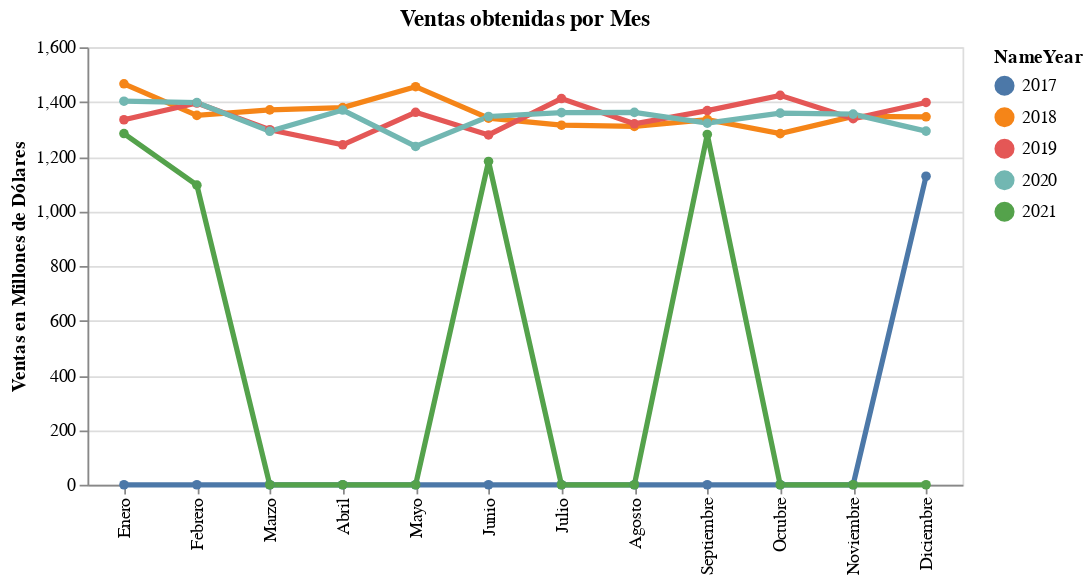

Notebook code cell kept with this figure:
### Code cell
alt.Chart(table_temp_02).mark_line(point = True, size=3).encode(
    x = alt.X("Month:O", title="", sort=['Enero','Febrero','Marzo','Abril','Mayo','Junio','Julio','Agosto','Septiembre','Octubre','Noviembre','Diciembre']),
    y=alt.Y("Sales:Q", title='Ventas en Millones de Dólares'),
    tooltip=[alt.Tooltip('Sales')],
    color=alt.Color("NameYear:N")
).transform_window(
    rank="rank()",
    groupby=["Month"]
).properties(
    title="Ventas obtenidas por Mes",
    width=500,
    height=250,
)

### Figure 1 — Vega-Lite specification as saved in the notebook (floating-point values rounded to 4 significant figures)
{"config": {"view": {"continuousWidth": 400, "continuousHeight": 300}}, "data": {"name": "data-0144f163eb82caae046ee7ed672ec9ba"}, "mark": {"type": "line", "point": true, "size": 3}, "encoding": {"color": {"field": "NameYear", "type": "nominal"}, "tooltip": [{"field": "Sales", "type": "quantitative"}], "x": {"field": "Month", "sort": ["Enero", "Febrero", "Marzo", "Abril", "Mayo", "Junio", "Julio", "Agosto", "Septiembre", "Octubre", "Noviembre", "Diciembre"], "title": "", "type": "ordinal"}, "y": {"field": "Sales", "title": "Ventas en Millones de Dólares", "type": "quantitative"}}, "height": 250, "title": "Ventas obtenidas por Mes", "transform": [{"window": [{"op": "rank", "field": "", "as": "rank"}], "groupby": ["Month"]}], "width": 500, "$schema": "https://vega.github.io/schema/vega-lite/v4.17.0.json", "datasets": {"data-0144f163eb82caae046ee7ed672ec9ba": [{"Month": "Enero", "NameYear": 2017, "Sales": 0.0}, {"Month": "Febrero", "NameYear": 2017, "Sales": 0.0}, {"Month": "Marzo", "NameYear": 2017, "Sales": 0.0}, {"Month": "Abril", "NameYear": 2017, "Sales": 0.0}, {"Month": "Mayo", "NameYear": 2017, "Sales": 0.0}, {"Month": "Junio", "NameYear": 2017, "Sales": 0.0}, {"Month": "Julio", "NameYear": 2017, "Sales": 0.0}, {"Month": "Agosto", "NameYear": 2017, "Sales": 0.0}, {"Month": "Septiembre", "NameYear": 2017, "Sales": 0.0}, {"Month": "Octubre", "NameYear": 2017, "Sales": 0.0}, {"Month": "Noviembre", "NameYear": 2017, "Sales": 0.0}, {"Month": "Diciembre", "NameYear": 2017, "Sales": 1128.0}, {"Month": "Enero", "NameYear": 2018, "Sales": 1466.0}, {"Month": "Febrero", "NameYear": 2018, "Sales": 1351.0}, {"Month": "Marzo", "NameYear": 2018, "Sales": 1371.0}, {"Month": "Abril", "NameYear": 2018, "Sales": 1379.0}, {"Month": "Mayo", "NameYear": 2018, "Sales": 1456.0}, {"Month": "Junio", "NameYear": 2018, "Sales": 1341.0}, {"Month": "Julio", "NameYear": 2018, "Sales": 1315.0}, {"Month": "Agosto", "NameYear": 2018, "Sales": 1310.0}, {"Month": "Septiembre", "NameYear": 2018, "Sales": 1335.0}, {"Month": "Octubre", "NameYear": 2018, "Sales": 1284.0}, {"Month": "Noviembre", "NameYear": 2018, "Sales": 1347.0}, {"Month": "Diciembre", "NameYear": 2018, "Sales": 1346.0}, {"Month": "Enero", "NameYear": 2019, "Sales": 1335.0}, {"Month": "Febrero", "NameYear": 2019, "Sales": 1396.0}, {"Month": "Marzo", "NameYear": 2019, "Sales": 1298.0}, {"Month": "Abril", "NameYear": 2019, "Sales": 1243.0}, {"Month": "Mayo", "NameYear": 2019, "Sales": 1362.0}, {"Month": "Junio", "NameYear": 2019, "Sales": 1279.0}, {"Month": "Julio", "NameYear": 2019, "Sales": 1412.0}, {"Month": "Agosto", "NameYear": 2019, "Sales": 1320.0}, {"Month": "Septiembre", "NameYear": 2019, "Sales": 1369.0}, {"Month": "Octubre", "NameYear": 2019, "Sales": 1424.0}, {"Month": "Noviembre", "NameYear": 2019, "Sales": 1339.0}, {"Month": "Diciembre", "NameYear": 2019, "Sales": 1398.0}, {"Month": "Enero", "NameYear": 2020, "Sales": 1403.0}, {"Month": "Febrero", "NameYear": 2020, "Sales": 1398.0}, {"Month": "Marzo", "NameYear": 2020, "Sales": 1293.0}, {"Month": "Abril", "NameYear": 2020, "Sales": 1370.0}, {"Month": "Mayo", "NameYear": 2020, "Sales": 1237.0}, {"Month": "Junio", "NameYear": 2020, "Sales": 1347.0}, {"Month": "Julio", "NameYear": 2020, "Sales": 1361.0}, {"Month": "Agosto", "NameYear": 2020, "Sales": 1362.0}, {"Month": "Septiembre", "NameYear": 2020, "Sales": 1322.0}, {"Month": "Octubre", "NameYear": 2020, "Sales": 1359.0}, {"Month": "Noviembre", "NameYear": 2020, "Sales": 1355.0}, {"Month": "Diciembre", "NameYear": 2020, "Sales": 1293.0}, {"Month": "Enero", "NameYear": 2021, "Sales": 1284.0}, {"Month": "Febrero", "NameYear": 2021, "Sales": 1096.0}, {"Month": "Marzo", "NameYear": 2021, "Sales": 0.0}, {"Month": "Abril", "NameYear": 2021, "Sales": 0.0}, {"Month": "Mayo", "NameYear": 2021, "Sales": 0.0}, {"Month": "Junio", "NameYear": 2021, "Sales": 1182.0}, {"Month": "Julio", "NameYear": 2021, "Sales": 0.0}, {"Month": "Agosto", "NameYear": 2021, "Sales": 0.0}, {"Month": "Septiembre", "NameYear": 2021, "Sales": 1281.0}, {"Month": "Octubre", "NameYear": 2021, "Sales": 0.0}, {"Month": "Noviembre", "NameYear": 2021, "Sales": 0.0}, {"Month": "Diciembre", "NameYear": 2021, "Sales": 0.0}]}}
